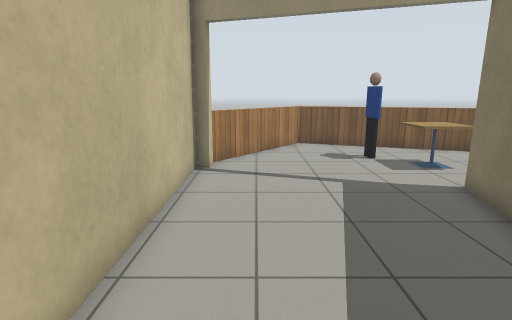
View 1 (above)

24 first-person views from a walk through a world built for the Gazebo simulator. The camera is 1.3 m above the floor, tilts 12° down and sees 80° across. The floor is counted in squares, 0.5 m on a side. Each view is taken from the middle of a square. On the plan, view 1 faces up. The plan holds only what a view shows up to about 20 squares ahead; the rest is blank. The place goes on beyond the plan. Robots are left out. Gazebo's built-in surfaces are drawn with simple patterns. Some stock models are drawn as simple stand-ins.

View 2
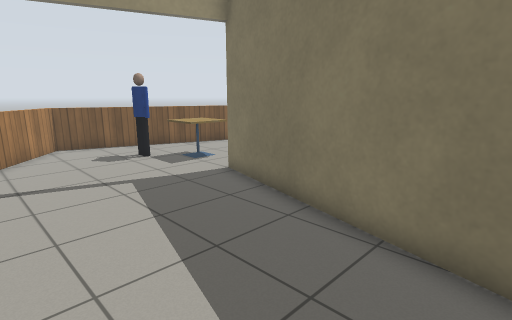

View 3
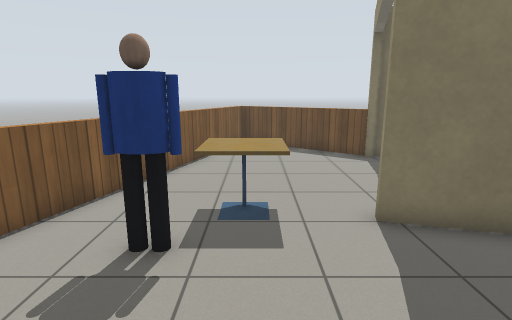

View 4
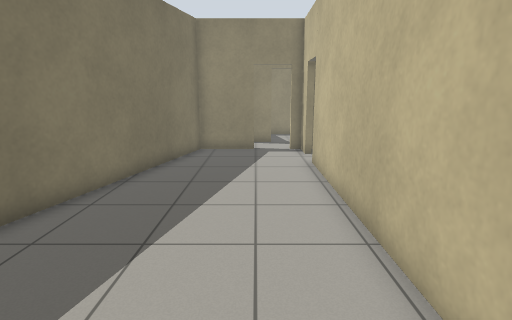

View 5
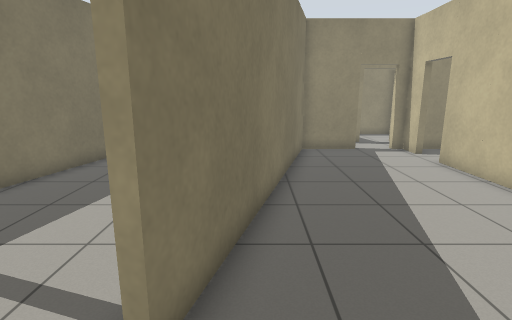

View 6
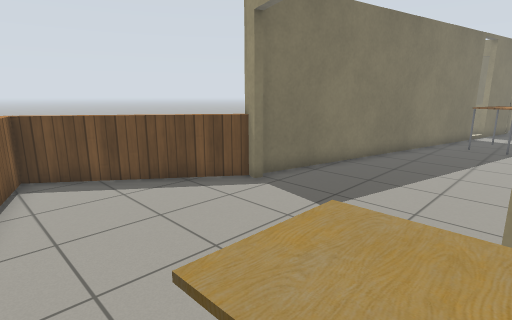

View 7
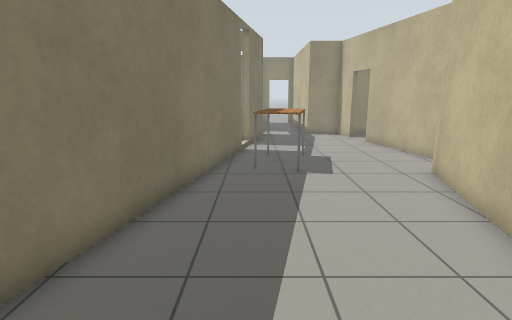

View 8
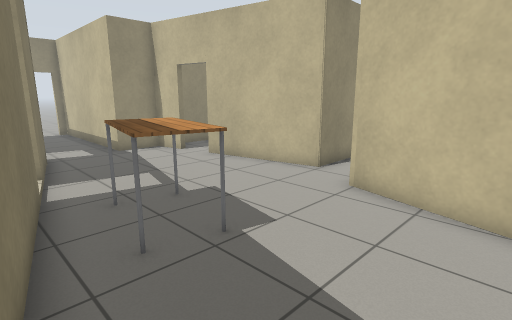

View 9
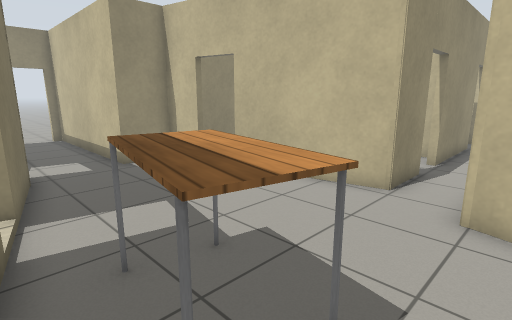

View 10
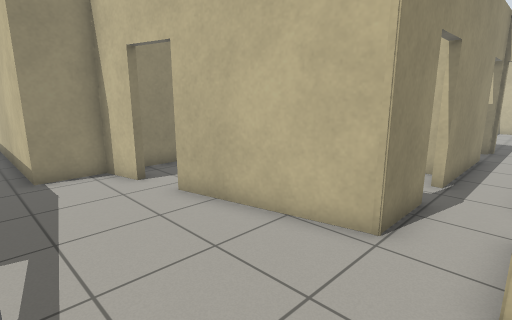

View 11
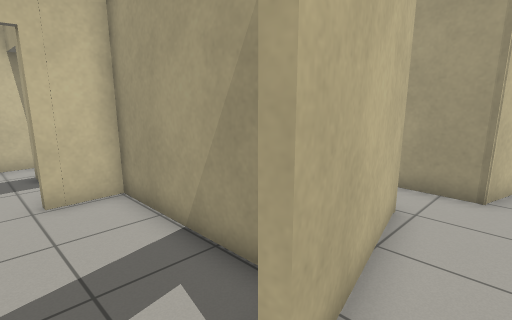

View 12
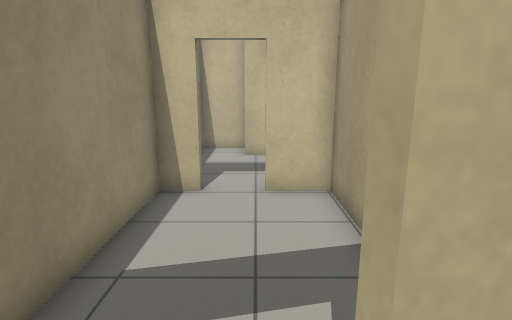

View 13
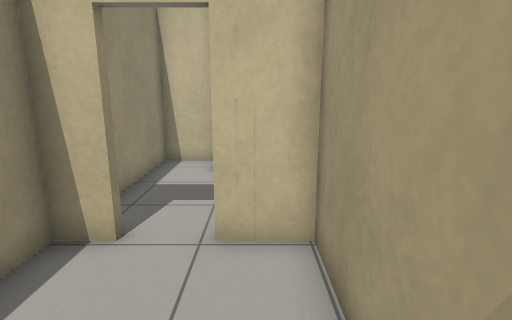

View 14
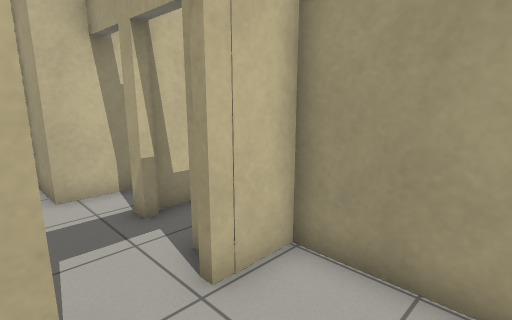

View 15
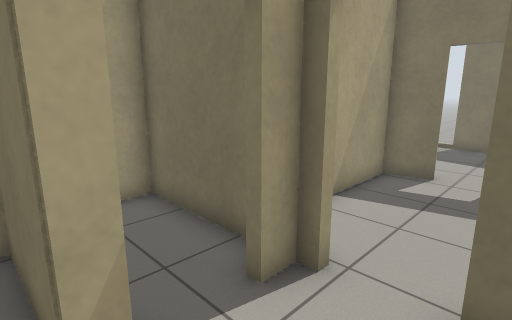

View 16
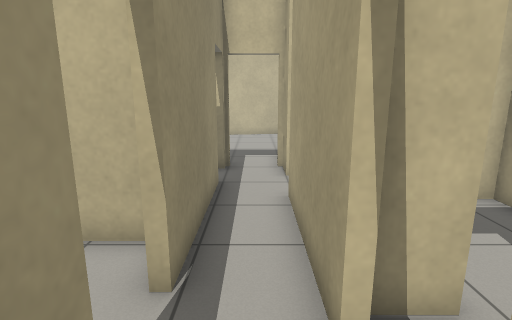

View 17
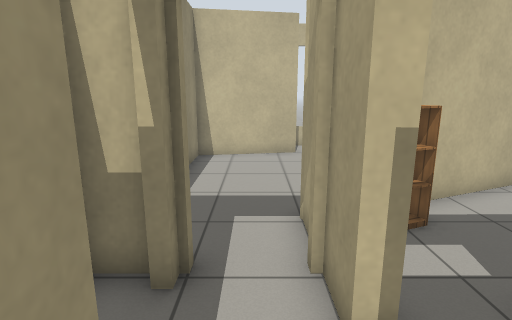

View 18
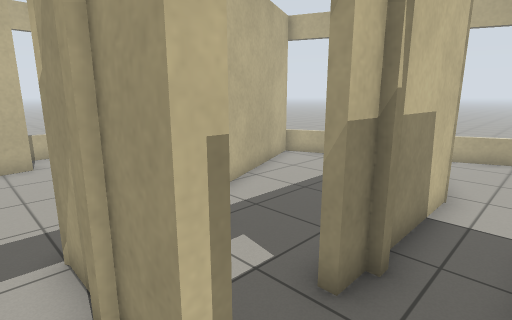

View 19
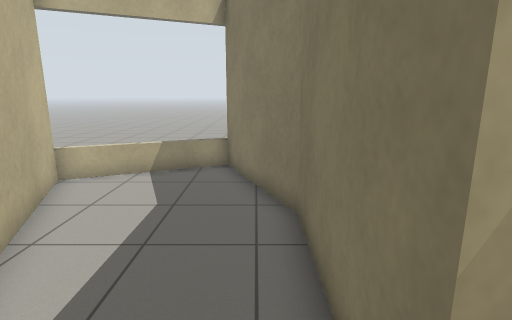

View 20
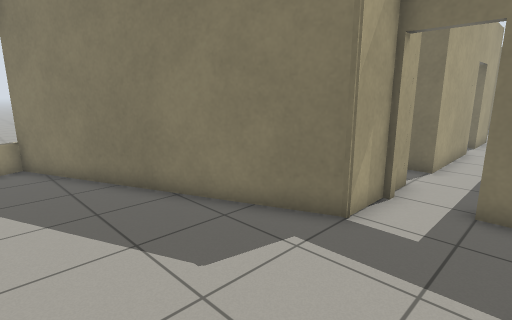

View 21
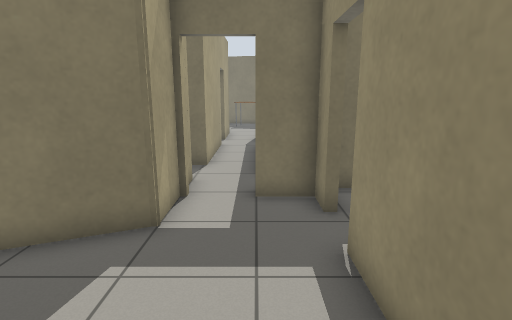

View 22
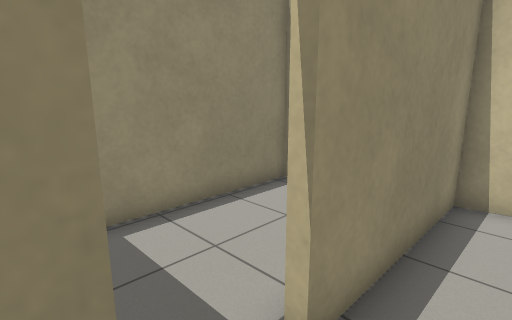

View 23
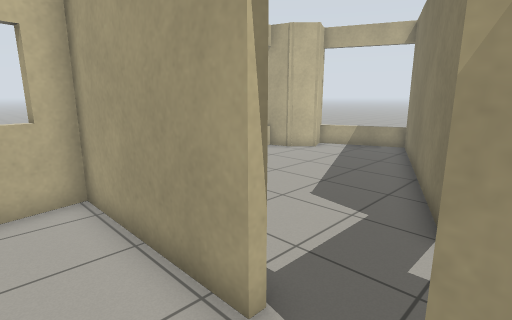

View 24
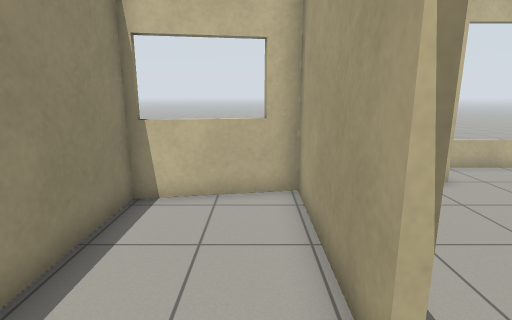

### Floor plan
Ten units are one square. View 1 is at (0, 0); x grows to the right and y downward. Boxes are objects, and circles mark ways between rooms. Rooms are numbered by the first view taken in them; rooms with no view inside come last. Other rooms are left out.
<svg viewBox="-200 -160 370 320">
<path fill="none" stroke="#000" d="M-22 26 -22 38M-22 -110 -22 9M1 38 27 38 60 -85M60 -85 64 -84M126 -64 131 -62M14 -155 -17 -118M131 -62 165 -108M165 -120 61 -155M43 -8 30 40M97 89 130 -61M16 61 27 114M31 131 35 147 55 147 55 155M86 139 93 104 97 104M-41 135 -41 147 22 147M25 115 21 99 -41 99 -41 117M-70 113 -76 113M-44 140 -44 135M-44 117 -44 113 -52 113M-93 105 -93 125 -112 125 -112 147 -69 147M-17 40 -67 40 -67 32M-9 61 16 61M-80 61 -26 61M-88 35 -88 40M-88 9 -88 17M30 40 1 40M-91 18 -91 -34 -111 -84M-162 -62 -130 13M-111 -84 -162 -62M-195 57 -192 75 -133 75M-115 75 -104 75 -104 59M-88 40 -122 40 -164 -61M-164 -61 -195 -47M-133 78 -191 78 -184 121 -129 122M-110 78 -115 78M-97 88 -97 83M-73 99 -73 110M-44 103 -44 64 -53 64"/>
<rect x="45" y="-135" width="10" height="20" fill="#bbb"><title>other object</title></rect>
<rect x="55" y="-125" width="30" height="30" fill="#bbb"><title>cafe table</title></rect>
<rect x="65" y="35" width="30" height="40" fill="#bbb"><title>table</title></rect>
<rect x="-125" y="15" width="20" height="20" fill="#bbb"><title>bookshelf</title></rect>
<circle cx="-10" cy="-110" r="3" fill="#2a7"/>
<circle cx="10" cy="-100" r="3" fill="#2a7"/>
<circle cx="40" cy="-90" r="3" fill="#2a7"/>
<circle cx="-5" cy="40" r="3" fill="#2a7"/>
<circle cx="100" cy="-70" r="3" fill="#2a7"/>
<circle cx="120" cy="-60" r="3" fill="#2a7"/>
<circle cx="70" cy="-80" r="3" fill="#2a7"/>
<circle cx="30" cy="125" r="3" fill="#2a7"/>
<circle cx="20" cy="50" r="3" fill="#2a7"/>
<circle cx="-40" cy="125" r="3" fill="#2a7"/>
<circle cx="-75" cy="110" r="3" fill="#2a7"/>
<circle cx="-90" cy="25" r="3" fill="#2a7"/>
<circle cx="-92" cy="58" r="3" fill="#2a7"/>
<circle cx="-125" cy="80" r="3" fill="#2a7"/>
<text x="10" y="-40">1</text>
<text x="70" y="-110">2</text>
<text x="70" y="40">3</text>
<text x="-10" y="130">4</text>
<text x="-70" y="130">5</text>
<text x="-40" y="50">6</text>
<text x="-120" y="-20">7</text>
<text x="-160" y="20">8</text>
<text x="-150" y="100">9</text>
<text x="-60" y="80">10</text>
</svg>
Room 1 opens to room 2. Room 1 opens to room 6. Room 2 opens to room 3. Room 3 opens to room 4. Room 3 opens to room 6. Room 4 opens to room 5. Room 5 opens to room 10. Room 6 opens to room 7. Room 6 opens to room 8. Room 8 opens to room 9.

Where each view was taken, in squares from view 1:
view 1: 0 up, 0 right, facing up
view 2: 0 up, 1 left, facing up-right
view 3: 11 up, 0 right, facing right
view 4: 11 up, 0 right, facing down
view 5: 11 up, 5 right, facing down
view 6: 13 up, 6 right, facing down-right
view 7: 6 up, 9 right, facing down
view 8: 0 up, 11 right, facing down-left
view 9: 3 down, 10 right, facing down-left
view 10: 4 down, 7 right, facing down-left
view 11: 13 down, 4 right, facing up-left
view 12: 12 down, 4 right, facing left
view 13: 11 down, 1 right, facing left
view 14: 14 down, 1 left, facing up-left
view 15: 14 down, 8 left, facing up-right
view 16: 5 down, 1 right, facing left
view 17: 5 down, 6 left, facing left
view 18: 5 down, 7 left, facing up-left
view 19: 3 down, 10 left, facing up
view 20: 7 down, 18 left, facing up-right
view 21: 6 down, 18 left, facing right
view 22: 6 down, 11 left, facing down-left
view 23: 10 down, 11 left, facing up-left
view 24: 9 down, 11 left, facing left
